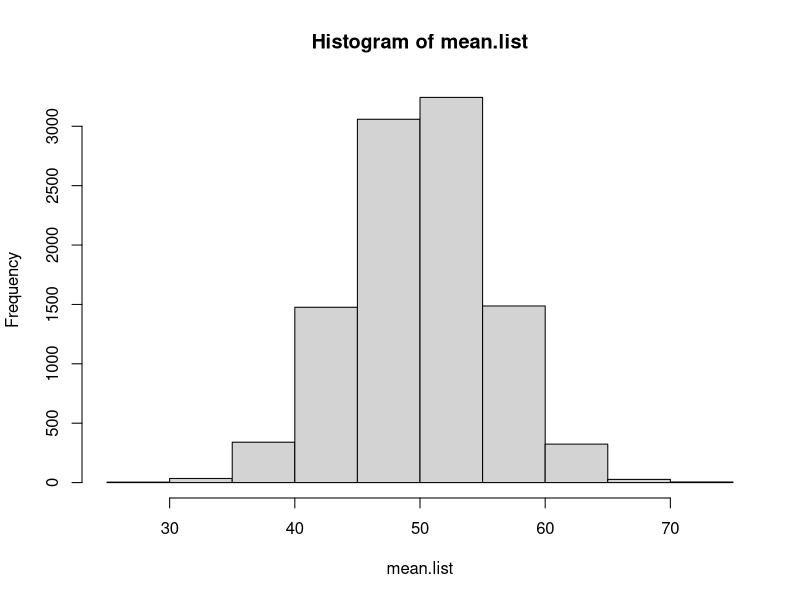
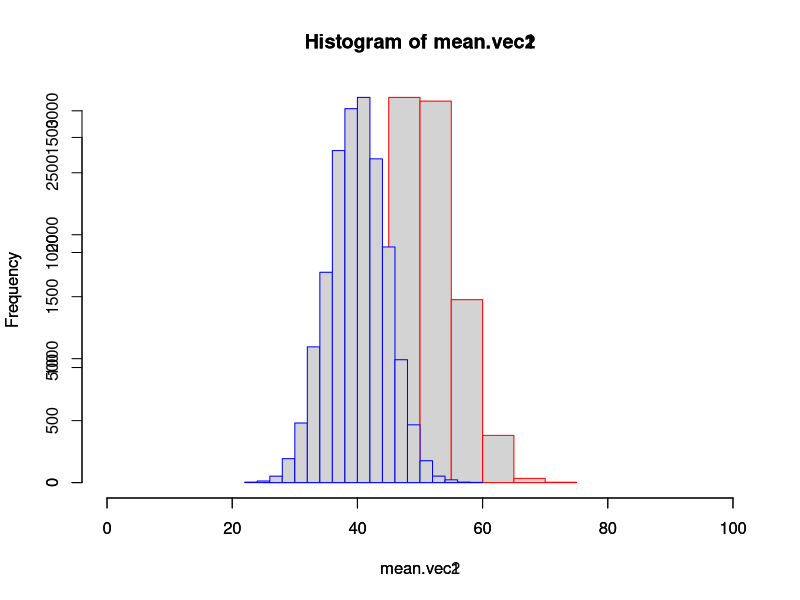
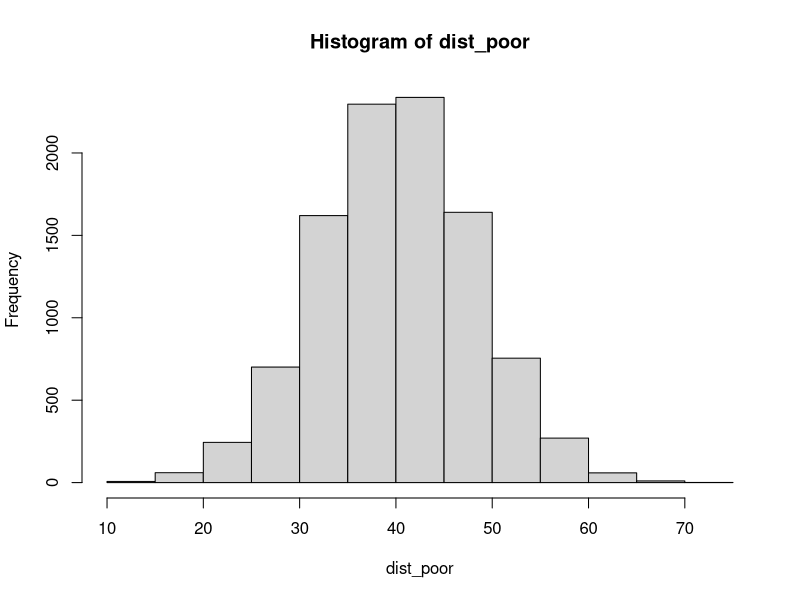

Write R code to recreate these figures, in order.
#Question 1
mean.list <- c()
for (i in 5) {
  mean.vec <- replicate(10000,mean(runif(26,0,100)))
  prob <- length(which(mean.vec<40))/10000
  prob
  mean.list <- c(mean.list,mean.vec)
}
hist(mean.list)
#Question 2
mean.vec1 <- replicate(10000,mean(runif(26,0,100)))
mean.vec2 <- replicate(10000,mean(runif(26,0,80)))
hist(mean.vec1,xlim = c(0,100),border = "red")
par(new=TRUE)
hist(mean.vec2,xlim = c(0,100),border = "blue")
prob2 <- length(which(mean.vec1<mean.vec2))/10000
prob2
#Question 3
sample <- rnorm(10000,mean = 50,sd = 10)
Leonie <- c(64,63,62,59)
Sheldon <- c(70,63,61,56)
L_1 <- length(which(sample<64))/10000*100
L_2 <- length(which(sample<63))/10000*100
L_3 <- length(which(sample<62))/10000*100
L_4 <- length(which(sample<59))/10000*100
Leonie_team <- sum(L_1,L_2,L_3,L_4)
Leonie_team
S_1 <- length(which(sample<70))/10000*100
S_2 <- length(which(sample<63))/10000*100
S_3 <- length(which(sample<61))/10000*100
S_4 <- length(which(sample<56))/10000*100
Sheldon_team <- sum(S_1,S_2,S_3,S_4)
Sheldon_team
#Question 4
dist_poor <- rnorm(10000,mean = 40,sd = 8)
dist_norm <- rnorm(10000,mean = 50,sd = 10)
hist(dist_poor)
mean(pnorm(rnorm(26,40,8),50,10)*100)
sum <- c()
for (i in 1:1000) {
  sum <- c(sum,length(which(pnorm(rnorm(26,40,8),50,10)>mean(runif(26,0,100)))))
}
mean(sum)
